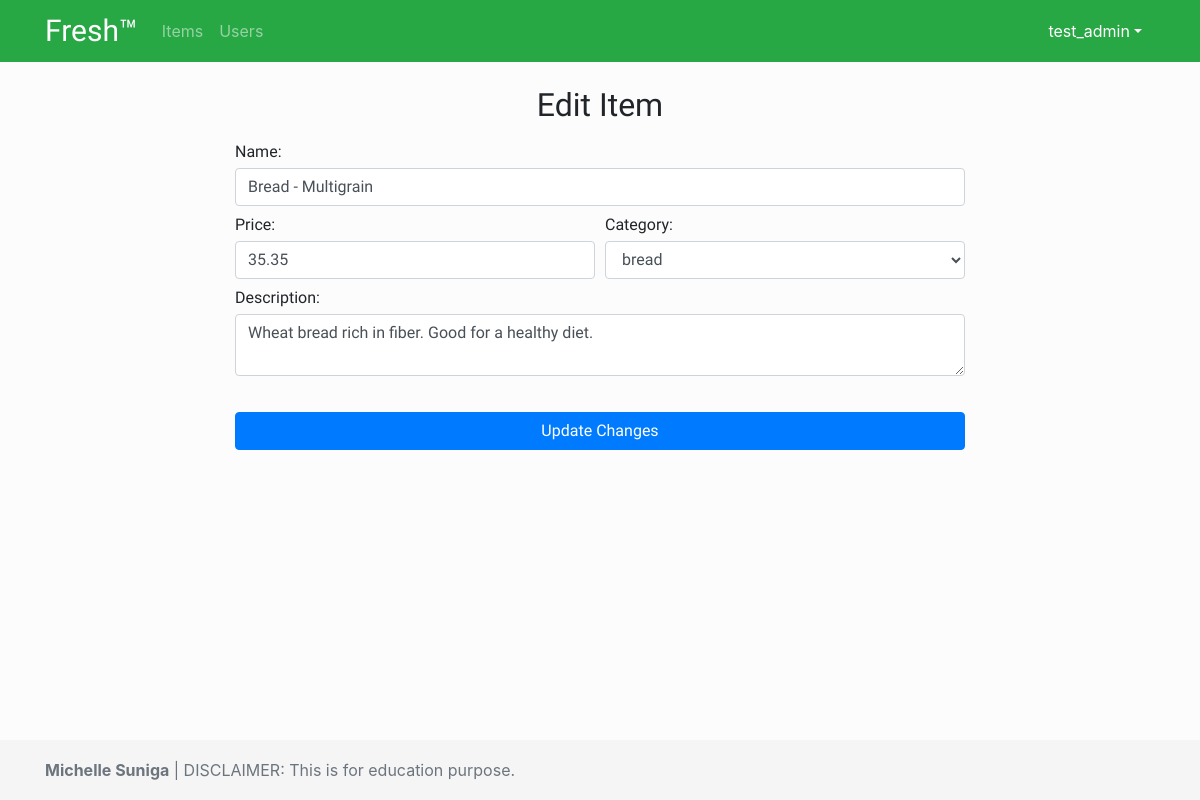
/app/views/edit_item.php?id=1 (signed in), run on the app's committed database.
### tables this page shows
CREATE TABLE `items` (
  `id` int(11) NOT NULL,
  `name` varchar(255) NOT NULL,
  `price` decimal(18,2) NOT NULL,
  `image_path` varchar(255) DEFAULT NULL,
  `category_id` int(11) NOT NULL,
  `description` varchar(255) NOT NULL
);

### app/views/edit_item.php (the view, shortened to what this page needs)
	<?php require_once "../partials/layout.php" ?>
	<?php function get_page_content() {
		if((isset($_SESSION['user'])) && $_SESSION['user']['roles_id'] == 1) {
			global $conn;
			if (isset($_GET['id'])) {
				$item_id = $_GET['id'];
				$sql = "SELECT * FROM items WHERE id='$item_id'";
				$result = mysqli_query($conn, $sql);
				$item = mysqli_fetch_assoc($result);
			} else {
				header("Location: " . $_SERVER['HTTP_REFERER']);
			}
		?>
		<div class="container">
			<div class="row pt-4">
				<div class="col-md-12 text-center">
					<h2>Edit Item</h2>
				</div>
			</div>
			<div class="row">
				<div class="offset-md-2 col-md-8">
					<form id="edit_item_form" method="POST" action="../controllers/process_edit_item.php" enctype="multipart/form-data">
						<div class="form-group">
							<label for="item_name" class="form-control-label">Name:</label>
							<input id="item_name" type="text" name="item_name" class="form-control" value="<?php echo $item['name'] ?>" required>
							<div class="form-row">
								<div class="col">
									<label for="item_price" class="form-control-label">Price:</label>
									<input id="item_price" type="number" name="item_price" step="0.01" class="form-control" value="<?php echo $item['price'] ?>" required>
								</div>
								<div class="col">
									<label for="item_category" class="form-control-label">Category:</label>
									<select id="item_category" name="item_category" class="form-control" required>
										<?php
										$sql2 = "SELECT * FROM categories";
										$categories = mysqli_query($conn, $sql2);
										foreach ($categories as $category) { ?>
											<?php  extract($category);
												$selected = $item['category_id'] == $id ? 'selected': '';
												echo "<option value='$id' $selected>$name</option>" ?><
										<?php } ?>
									</select>
								</div>
							</div>
							<label for="item_description" class="form-control-label" >Description:</label>
							<textarea id="item_description" type="text" name="item_description" class="form-control" required><?php echo $item['description'] ?></textarea>
						</div>
						<div class="form-group pt-4">
							<button id="editItemBtn" type="submit" class="btn btn-primary">Update Changes</button>
						</div>
					</form>
				</div>
			</div>
		</div>
	<?php
	} else {
		header("Location: ./error.php");
	}
}?>

### app/assets/css/style.css (style rules this page uses)
* { margin: 0; padding: 0; box-sizing: border-box; }
html { position: relative; min-height: 100%; }
body { margin-bottom: 60px; background: #fcfcfc; line-height: 1rem; }
form button { width: 100%; }
.form-group { margin-bottom: 12px; }
#add_item_form label, #edit_item_form label { margin-top: 0.7rem; }

### data on the page
items: item_name "Bread - Multigrain", item_price "35.35", item_description "Wheat bread rich in fiber. Good for a healthy diet."

### other printed values
$_SESSION['user']['username'] "test_admin"
form field item_category "bread"
